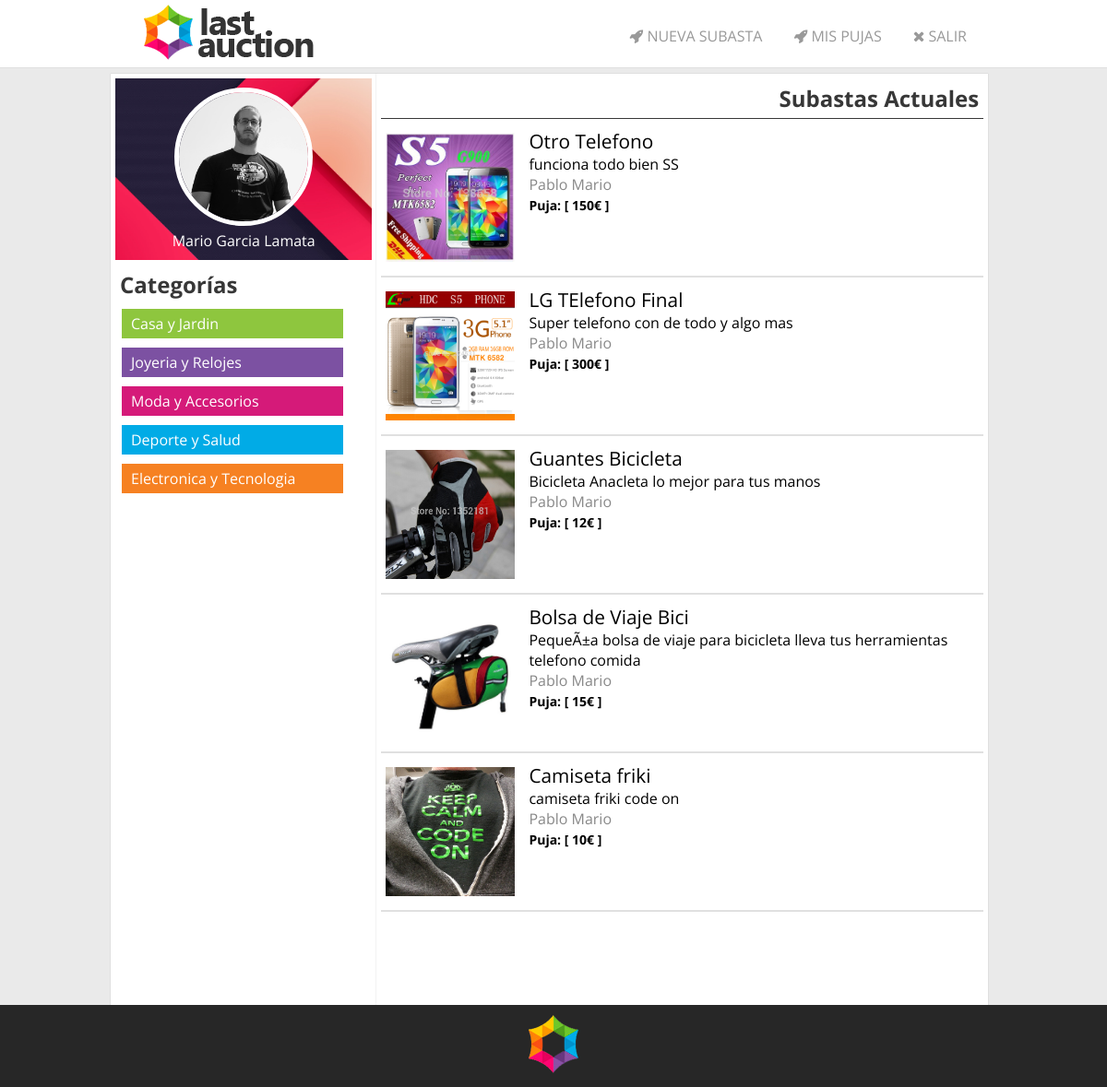
The page /subastas.php (signed in) on the database its author committed.
### tables this page shows
CREATE TABLE IF NOT EXISTS `imagenes` (
  `id` int(10) unsigned NOT NULL AUTO_INCREMENT,
  `producto` int(10) unsigned NOT NULL,
  `imagen` varchar(100) NOT NULL,
  PRIMARY KEY (`id`)
);

CREATE TABLE IF NOT EXISTS `productos` (
  `id` int(10) unsigned NOT NULL AUTO_INCREMENT,
  `titulo` varchar(45) NOT NULL,
  `descripcion` varchar(300) NOT NULL,
  `preciominimo` int(10) unsigned NOT NULL,
  `compradirecta` int(10) unsigned NOT NULL,
  `fechainicial` int(10) unsigned NOT NULL,
  `fechafin` int(10) unsigned NOT NULL,
  `estado` int(1) unsigned NOT NULL,
  `usuario` int(10) unsigned NOT NULL,
  PRIMARY KEY (`id`)
);

CREATE TABLE IF NOT EXISTS `usuarios` (
  `id` int(10) unsigned NOT NULL AUTO_INCREMENT,
  `email` varchar(60) NOT NULL,
  `nombre` varchar(45) NOT NULL,
  `direccion` varchar(100) NOT NULL,
  `contrasena` varchar(100) NOT NULL,
  PRIMARY KEY (`id`)
);

### php/funciones.php (the view, shortened to what this page needs)
<?php
	function listarSubastas(){
		$conexion=conexion();
  		$now=strtotime(date("Y-m-d h:i"));
		$sql = "select * from productos where estado > 0 and fechafin >".$now.";";
		if($resultado = $conexion->query($sql)){
			while ($row = $resultado->fetch_array(MYSQLI_ASSOC)) {
				echo '<article>';
				$queryImagen = "select * from imagenes where producto = ".$row['id']." ";
				if($resultadoImagen = $conexion->query($queryImagen)){
					while($rowImagen = $resultadoImagen->fetch_array(MYSQLI_ASSOC)){
						$urlImagen = substr($rowImagen['imagen'], 1);
						echo '<a href="solo.php?='.$row['id'].'"><img src='.$urlImagen.' /></a>';
					}
				}
				echo '<div class="datosProducto">';
				echo '<a href="solo.php?='.$row['id'].'">'.$row['titulo'].'</a>';
				echo '<p>'.$row['descripcion'].'</p>';
				$queryUsuario = 'select nombre from usuarios where id='.$row['usuario'].';';
				if($resultadoUsuario =  $conexion->query($queryUsuario)){
					if($rowUsuario = $resultadoUsuario->fetch_array()){
						echo '<p class="vendedor">'.$rowUsuario[0].'</p>';
					}
				}
				echo '<p><span>Puja: [ '.$row['preciominimo'].'€ ]</span></p>';
				echo '</div>';
				echo '</article>';
			}
		}
	}
?>

### css/estilo.css (style rules this page uses)
* { margin: 0px; padding: 0px; font-family: 'Open Sans', sans-serif; transition: .3s; }
body { background: #EAEAEA; }

### css/estiloProductos.css (style rules this page uses)
section article { padding-bottom: 10px; margin-top: 10px; width: 100%; min-height: 150px; border-bottom: 2px solid #E0E0E0; }
section article img { float: left; height: 140px; width: 140px; margin: 5px; }
section article .datosProducto { float: left; padding-left: 10px; width: 490px; }
section article .datosProducto a { font-size: 1.3em; text-decoration: none; color: inherit; }
section article .datosProducto span { font-weight: bold; font-size: 14px; }
section article .datosProducto .vendedor { color: #888888; }

### rows shown on the page
productos: titulo "Otro Telefono", descripcion "funciona todo bien SS", usuarios.nombre "Pablo Mario", preciominimo "150"
imagenes: imagen (picture)
productos: titulo "LG TElefono Final", descripcion "Super telefono con de todo y algo mas", usuarios.nombre "Pablo Mario", preciominimo "300"
imagenes: imagen (picture)
productos: titulo "Guantes Bicicleta", descripcion "Bicicleta Anacleta lo mejor para tus manos", usuarios.nombre "Pablo Mario", preciominimo "12"
imagenes: imagen (picture)
productos: titulo "Bolsa de Viaje Bici", descripcion "PequeÃ±a bolsa de viaje para bicicleta lleva tus herramientas telefono comida", usuarios.nombre "Pablo Mario", preciominimo "15"
imagenes: imagen (picture)
productos: titulo "Camiseta friki", descripcion "camiseta friki code on", usuarios.nombre "Pablo Mario", preciominimo "10"
imagenes: imagen (picture)

### other values the page prints
$_SESSION['nombre'] "Mario Garcia Lamata"
